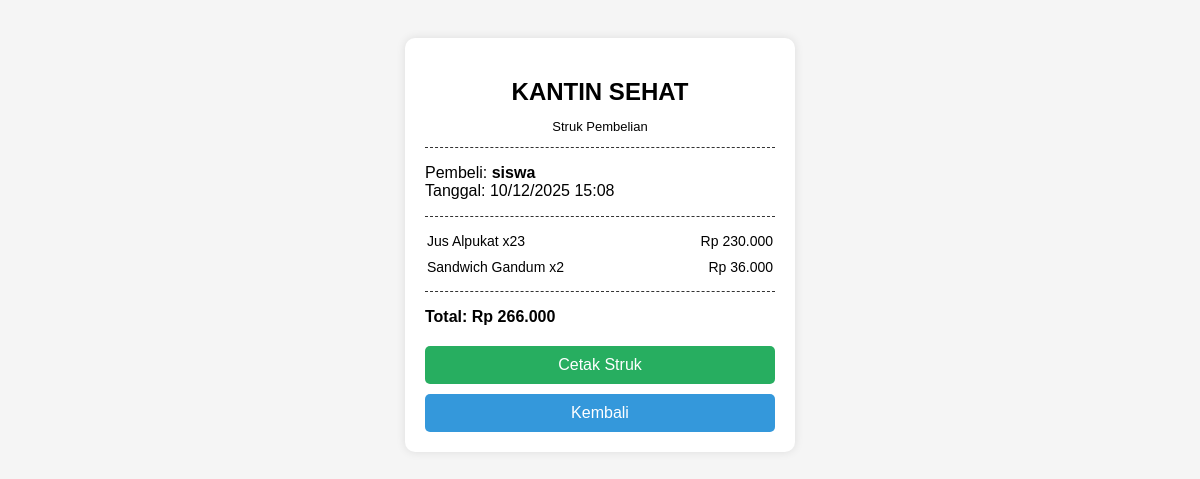
Screenshot of /struk.php?id=3 (signed in) with the database file from the repository.
### tables this page shows
CREATE TABLE `transactions` (
  `id` int(11) NOT NULL,
  `user_id` int(11) NOT NULL,
  `total_all` int(11) NOT NULL,
  `created_at` timestamp NOT NULL DEFAULT current_timestamp(),
  `items` text NOT NULL,
  `total_price` int(11) NOT NULL
);

CREATE TABLE `transaction_items` (
  `id` int(11) NOT NULL,
  `transaction_id` int(11) NOT NULL,
  `product_id` int(11) NOT NULL,
  `quantity` int(11) NOT NULL,
  `total_price` int(11) NOT NULL
);

CREATE TABLE `products` (
  `id` int(11) NOT NULL,
  `name` varchar(100) NOT NULL,
  `price` decimal(10,2) NOT NULL,
  `size` varchar(50) DEFAULT NULL,
  `description` text DEFAULT NULL
);

### struk.php (the view, shortened to what this page needs)
<?php
include 'config.php';
$id = $_GET['id'] ?? 0;
$stmt = $conn->prepare("SELECT * FROM transactions WHERE id = ?");
$stmt->execute([$id]);
$transaksi = $stmt->fetch();
$stmt2 = $conn->prepare("
    SELECT ti.*, p.name, p.price
    FROM transaction_items ti
    JOIN products p ON p.id = ti.product_id
    WHERE ti.transaction_id = ?
");
$stmt2->execute([$id]);
$items = $stmt2->fetchAll(PDO::FETCH_ASSOC);
?>
<!DOCTYPE html>
<html lang="id">
<head>
</head>
<body>
<div class="struk">
    <h2>KANTIN SEHAT</h2>
    <p style="text-align:center; font-size:13px;">Struk Pembelian</p>
    <div class="line"></div>
    <p>
        Pembeli: <b><?php echo $_SESSION['username']; ?></b><br>
        Tanggal: <?= date('d/m/Y H:i', strtotime($transaksi['created_at'])) ?>
    </p>
    <div class="line"></div>
    <table>
        <?php foreach($items as $item): ?>
        <tr>
            <td><?= $item['name'] ?> x<?= $item['quantity'] ?></td>
            <td style="text-align:right;">
                Rp <?= number_format($item['total_price'], 0, ',', '.') ?>
            </td>
        </tr>
        <?php endforeach; ?>
    </table>
    <div class="line"></div>
    <p class="total">
        Total: Rp <?= number_format($transaksi['total_all'], 0, ',', '.') ?>
    </p>
    <a href="#" onclick="window.print()" class="btn">Cetak Struk</a>
    <a href="menu.php" class="btn" style="background:#3498db; margin-top:10px;">Kembali</a>
</div>
</body>
</html>

### struk.php (style rules this page uses)
body { font-family: Arial, sans-serif; background:#f5f5f5; padding:30px; }
.struk { max-width: 350px; margin: auto; background:white; padding:20px; border-radius:10px; box-shadow:0 0 10px rgba(0,0,0,0.1); }
h2 { text-align:center; margin-bottom:5px; }
.line { border-bottom:1px dashed #333; margin:10px 0; }
table { width:100%; font-size:14px; }
td { padding:4px 0; }
.total { font-weight:bold; font-size:16px; }
.btn { display:block; margin-top:20px; text-align:center; padding:10px; background:#27ae60; color:white; border-radius:5px; text-decoration:none; }

### rows the page displays
transactions: created_at "10/12/2025 15:08", total_all "266.000"
transaction_items: product.name "Jus Alpukat", quantity "23", total_price "230.000"
transaction_items: product.name "Sandwich Gandum", quantity "2", total_price "36.000"

### other values shown
$_SESSION['username'] "siswa"
